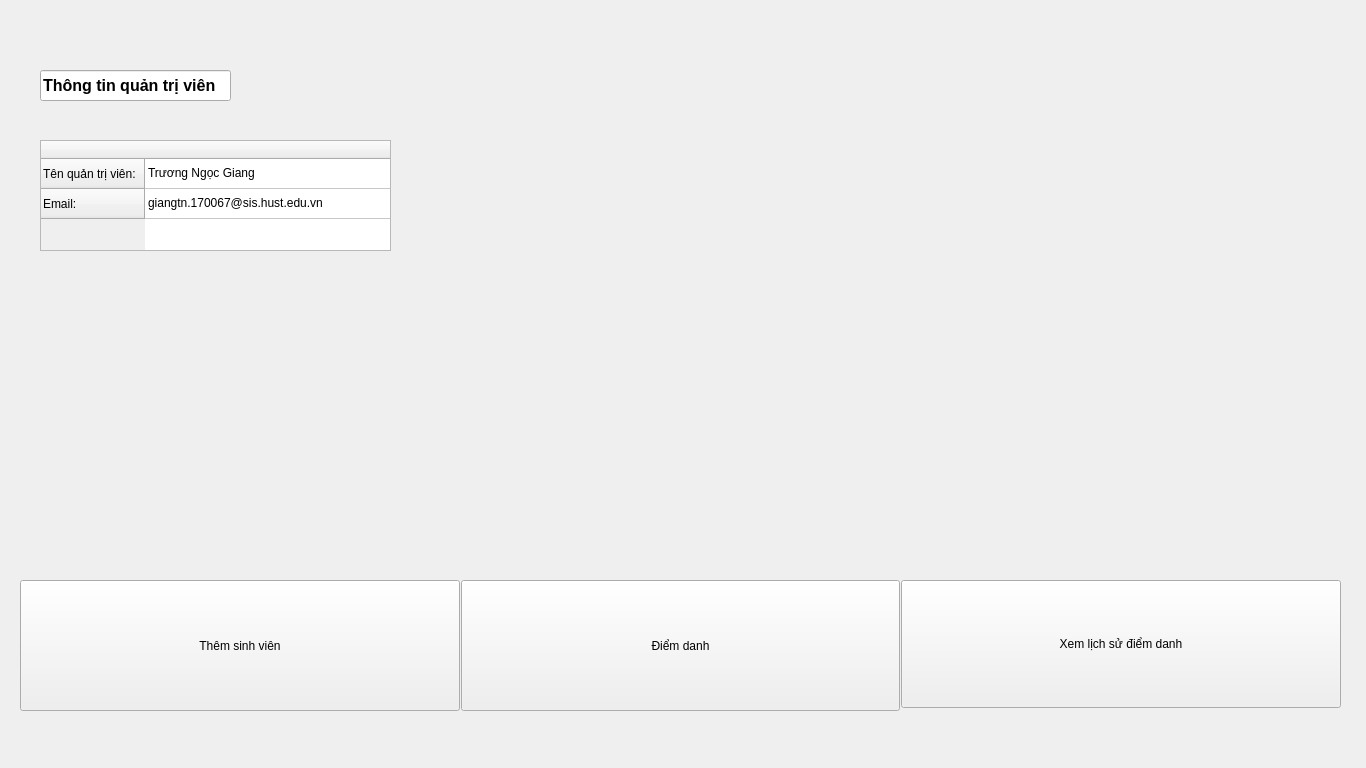
<?xml version="1.0" encoding="UTF-8"?>
<ui version="4.0">
 <class>AdminWidget</class>
 <widget class="QWidget" name="AdminWidget">
  <property name="geometry">
   <rect>
    <x>0</x>
    <y>0</y>
    <width>1366</width>
    <height>768</height>
   </rect>
  </property>
  <property name="windowTitle">
   <string>Form</string>
  </property>
  <widget class="QWidget" name="gridLayoutWidget">
   <property name="geometry">
    <rect>
     <x>20</x>
     <y>580</y>
     <width>1321</width>
     <height>131</height>
    </rect>
   </property>
   <layout class="QGridLayout" name="utilities_button">
    <property name="sizeConstraint">
     <enum>QLayout::SetMaximumSize</enum>
    </property>
    <property name="horizontalSpacing">
     <number>1</number>
    </property>
    <property name="verticalSpacing">
     <number>3</number>
    </property>
    <item row="0" column="2">
     <widget class="QPushButton" name="view_attendance_history_button">
      <property name="sizePolicy">
       <sizepolicy hsizetype="Minimum" vsizetype="MinimumExpanding">
        <horstretch>0</horstretch>
        <verstretch>0</verstretch>
       </sizepolicy>
      </property>
      <property name="text">
       <string>Xem lịch sử điểm danh</string>
      </property>
      <property name="checkable">
       <bool>true</bool>
      </property>
     </widget>
    </item>
    <item row="0" column="0" rowspan="2">
     <widget class="QPushButton" name="add_student_button">
      <property name="enabled">
       <bool>true</bool>
      </property>
      <property name="sizePolicy">
       <sizepolicy hsizetype="Minimum" vsizetype="Expanding">
        <horstretch>0</horstretch>
        <verstretch>0</verstretch>
       </sizepolicy>
      </property>
      <property name="text">
       <string>Thêm sinh viên</string>
      </property>
      <property name="checkable">
       <bool>true</bool>
      </property>
     </widget>
    </item>
    <item row="0" column="1" rowspan="2">
     <widget class="QPushButton" name="attendance_button">
      <property name="sizePolicy">
       <sizepolicy hsizetype="Minimum" vsizetype="Expanding">
        <horstretch>0</horstretch>
        <verstretch>0</verstretch>
       </sizepolicy>
      </property>
      <property name="text">
       <string>Điểm danh</string>
      </property>
      <property name="checkable">
       <bool>true</bool>
      </property>
     </widget>
    </item>
   </layout>
  </widget>
  <widget class="QTableWidget" name="user_info_table">
   <property name="geometry">
    <rect>
     <x>40</x>
     <y>140</y>
     <width>351</width>
     <height>111</height>
    </rect>
   </property>
   <property name="editTriggers">
    <set>QAbstractItemView::NoEditTriggers</set>
   </property>
   <attribute name="horizontalHeaderDefaultSectionSize">
    <number>250</number>
   </attribute>
   <row>
    <property name="text">
     <string>Tên quản trị viên:</string>
    </property>
   </row>
   <row>
    <property name="text">
     <string>Email:</string>
    </property>
   </row>
   <column>
    <property name="text">
     <string/>
    </property>
   </column>
   <item row="0" column="0">
    <property name="text">
     <string>Trương Ngọc Giang</string>
    </property>
   </item>
   <item row="1" column="0">
    <property name="text">
     <string>giangtn.170067@sis.hust.edu.vn</string>
    </property>
   </item>
  </widget>
  <widget class="QLineEdit" name="user_info_table_tittle">
   <property name="geometry">
    <rect>
     <x>40</x>
     <y>70</y>
     <width>191</width>
     <height>31</height>
    </rect>
   </property>
   <property name="font">
    <font>
     <pointsize>12</pointsize>
     <bold>true</bold>
    </font>
   </property>
   <property name="text">
    <string>Thông tin quản trị viên</string>
   </property>
   <property name="readOnly">
    <bool>true</bool>
   </property>
  </widget>
 </widget>
 <resources/>
 <connections/>
</ui>
